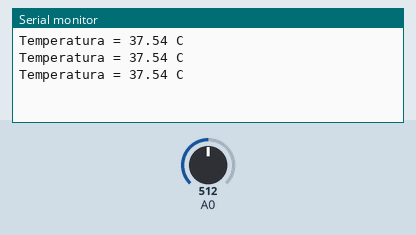
Simulated run of this sketch. Board: Arduino Uno, built with avr-gcc and run on an emulated ATmega328P. On the bench: the last lines printed to the serial monitor. Inputs (shaded band) come from the test bench; at power-on: A0 = 512.

Above: at 1.3 s.
1.4 s: A0 set to 716
At 1.9 s:
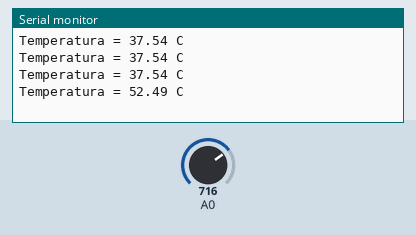
2.9 s: A0 set to 900
At 3.4 s:
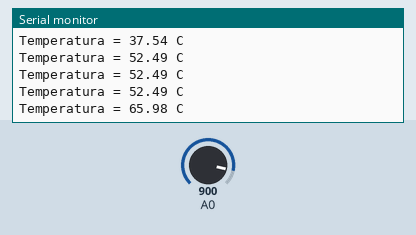
Timing chart, 0 to 5.9 s (numbered marks = the images above; inputs shaded):
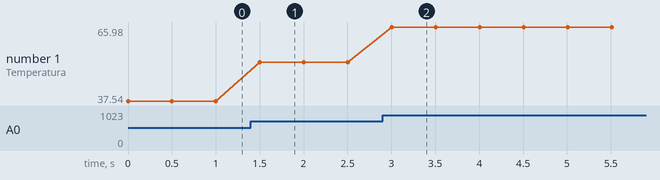

Measured:
- after the input at 1.4 s, the serial monitor: prints a new line after 0.10 s (image 1)
- after the input at 2.9 s, the serial monitor: prints a new line after 0.10 s (image 2)
- plotted number 1: 37.54 → 52.49 after the input at 1.4 s, 52.49 → 65.98 after the input at 2.9 s

The sketch:

tarea2.ino
```cpp
void setup() {
  pinMode(A0,INPUT);
  Serial.begin(9600);
}

void loop() {
  float v;
  v=analogRead(A0);
float voltaje = v*(5.0/1023.0);
float t= voltaje/.0666667;
Serial.print("Temperatura = ");
Serial.print(t);
Serial.println(" C");
delay(500);
}
```
